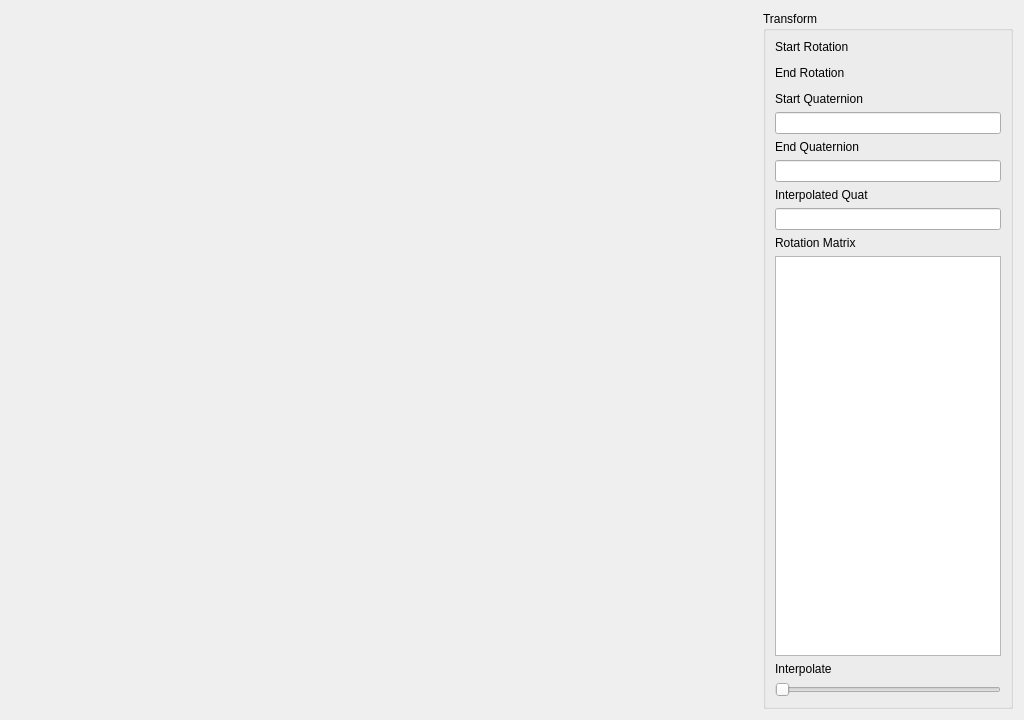
<?xml version="1.0" encoding="UTF-8"?>
<ui version="4.0">
 <class>MainWidget</class>
 <widget class="QWidget" name="MainWidget">
  <property name="geometry">
   <rect>
    <x>0</x>
    <y>0</y>
    <width>1024</width>
    <height>720</height>
   </rect>
  </property>
  <property name="windowTitle">
   <string>QuatSlerp</string>
  </property>
  <layout class="QGridLayout" name="main_window_grid_layout" columnstretch="3,1">
   <item row="0" column="1">
    <widget class="QGroupBox" name="transform_gb">
     <property name="title">
      <string>Transform</string>
     </property>
     <layout class="QVBoxLayout" name="transform_layout">
      <item>
       <widget class="QLabel" name="start_rotation_label">
        <property name="text">
         <string>Start Rotation</string>
        </property>
       </widget>
      </item>
      <item>
       <widget class="Vec3Widget" name="start_rotation_widget" native="true"/>
      </item>
      <item>
       <widget class="QLabel" name="end_rotation_label">
        <property name="text">
         <string>End Rotation</string>
        </property>
       </widget>
      </item>
      <item>
       <widget class="Vec3Widget" name="end_rotation_widget" native="true"/>
      </item>
      <item>
       <widget class="QLabel" name="start_quat_label">
        <property name="text">
         <string>Start Quaternion</string>
        </property>
       </widget>
      </item>
      <item>
       <widget class="QLineEdit" name="start_quat_edit">
        <property name="readOnly">
         <bool>true</bool>
        </property>
       </widget>
      </item>
      <item>
       <widget class="QLabel" name="end_quat_label">
        <property name="text">
         <string>End Quaternion</string>
        </property>
       </widget>
      </item>
      <item>
       <widget class="QLineEdit" name="end_quat_edit">
        <property name="readOnly">
         <bool>true</bool>
        </property>
       </widget>
      </item>
      <item>
       <widget class="QLabel" name="interp_quat_label">
        <property name="text">
         <string>Interpolated Quat</string>
        </property>
       </widget>
      </item>
      <item>
       <widget class="QLineEdit" name="interp_quat_edit">
        <property name="readOnly">
         <bool>true</bool>
        </property>
       </widget>
      </item>
      <item>
       <widget class="QLabel" name="matrix_label">
        <property name="text">
         <string>Rotation Matrix</string>
        </property>
       </widget>
      </item>
      <item>
       <widget class="QTextEdit" name="matrix_edit">
        <property name="readOnly">
         <bool>true</bool>
        </property>
       </widget>
      </item>
      <item>
       <widget class="QLabel" name="interp_label">
        <property name="text">
         <string>Interpolate</string>
        </property>
       </widget>
      </item>
      <item>
       <widget class="QSlider" name="interp_slider">
        <property name="minimum">
         <number>0</number>
        </property>
        <property name="maximum">
         <number>1000</number>
        </property>
        <property name="orientation">
         <enum>Qt::Horizontal</enum>
        </property>
       </widget>
      </item>
     </layout>
    </widget>
   </item>
  </layout>
 </widget>
 <customwidgets>
  <customwidget>
   <class>Vec3Widget</class>
   <extends>QWidget</extends>
   <header>ncca.ngl.widgets</header>
   <container>1</container>
  </customwidget>
 </customwidgets>
 <resources/>
 <connections/>
</ui>
